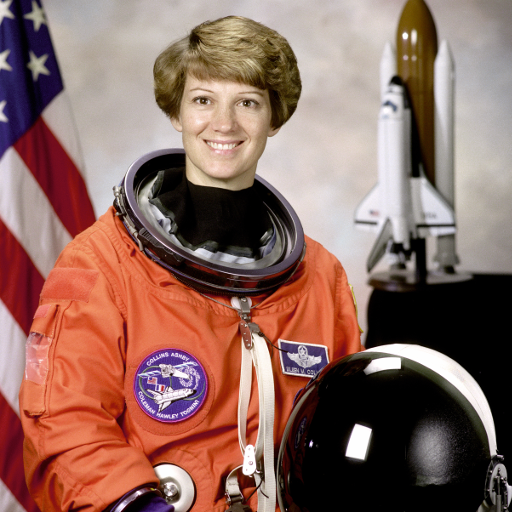
#> input picture skimage.data.astronaut(), 512 x 512 px
$ python -i common.py   (imports and definitions only)
#> lines starting #> are read from the running program, lines starting #| are printed output that depends on the picture
from __future__ import annotations

import argparse
from pathlib import Path

import cv2
import numpy as np
from skimage import data


ROOT_DIR = Path(__file__).resolve().parent
DATA_DIR = ROOT_DIR / "data"
OUTPUT_DIR = ROOT_DIR / "output"
BOW_DIR = DATA_DIR / "bow"
TRAFFIC_VIDEO_PATH = DATA_DIR / "traffic.mp4"
SURF_AVAILABLE = hasattr(cv2, "xfeatures2d") and hasattr(cv2.xfeatures2d, "SURF_create")
BRIEF_AVAILABLE = hasattr(cv2, "xfeatures2d") and hasattr(cv2.xfeatures2d, "BriefDescriptorExtractor_create")


# [4 lines left out: function parse_show_flag, not called in this run]


def to_uint8(image: np.ndarray) -> np.ndarray:
    if image.dtype == np.uint8:
        return image
    image_float = image.astype(np.float32)
    if float(image_float.min()) >= 0.0 and float(image_float.max()) <= 1.0:
        return np.clip(image_float * 255.0, 0, 255).astype(np.uint8)
    return np.clip(image_float, 0, 255).astype(np.uint8)


def ensure_color(image: np.ndarray) -> np.ndarray:
    image_uint8 = to_uint8(image)
    if image_uint8.ndim == 2:
        return cv2.cvtColor(image_uint8, cv2.COLOR_GRAY2BGR)
    return image_uint8


def save_image(path: Path, image: np.ndarray) -> Path:
    path.parent.mkdir(parents=True, exist_ok=True)
    if not cv2.imwrite(str(path), to_uint8(image)):
        raise OSError(f"Could not save image: {path}")
    print(f"Saved image: {path}")
    return path


# [25 lines left out: functions plot_bgr, plot_gray, finalize_figure, not called in this run]


def load_color_image(name: str) -> np.ndarray:
    ensure_demo_data()
    image = cv2.imread(str(DATA_DIR / name), cv2.IMREAD_COLOR)
    if image is None:
        raise FileNotFoundError(f"Could not read image: {DATA_DIR / name}")
    return image


# [6 lines left out: function load_gray_image, not called in this run]


def surf_label() -> str:
    return "SURF" if SURF_AVAILABLE else "SIFT fallback for SURF"


def brief_label() -> str:
    return "BRIEF" if BRIEF_AVAILABLE else "BRISK fallback for BRIEF"


def resize_for_demo(image: np.ndarray, width: int = 640) -> np.ndarray:
    image = ensure_color(image)
    scale = width / image.shape[1]
    height = max(1, int(round(image.shape[0] * scale)))
    return cv2.resize(image, (width, height), interpolation=cv2.INTER_AREA)


def affine_transform(image: np.ndarray, angle: float, scale: float, tx: float, ty: float) -> np.ndarray:
    height, width = image.shape[:2]
    center = (width / 2.0, height / 2.0)
    matrix = cv2.getRotationMatrix2D(center, angle, scale)
    matrix[0, 2] += tx
    matrix[1, 2] += ty
    return cv2.warpAffine(
        image,
        matrix,
        (width, height),
        flags=cv2.INTER_LINEAR,
        borderMode=cv2.BORDER_REFLECT101,
    )


def create_match_pair() -> None:
    ref_path = DATA_DIR / "match_scene_reference.png"
    query_path = DATA_DIR / "match_scene_query.png"
    if ref_path.exists() and query_path.exists():
        return

    reference = resize_for_demo(data.coffee(), width=720)
    query = affine_transform(reference, angle=8.0, scale=0.96, tx=18.0, ty=14.0)
    query = cv2.convertScaleAbs(query, alpha=1.03, beta=4)
    save_image(ref_path, reference)
    save_image(query_path, query)


def create_bow_dataset() -> None:
    classes = {
        "astronaut": resize_for_demo(data.astronaut(), width=360),
        "coffee": resize_for_demo(data.coffee(), width=360),
        "camera": resize_for_demo(data.camera(), width=360),
    }
#> in ensure_color, image_uint8 is the input picture: shape (512, 512, 3); mean R, G, B 141.6, 105.8, 96.5
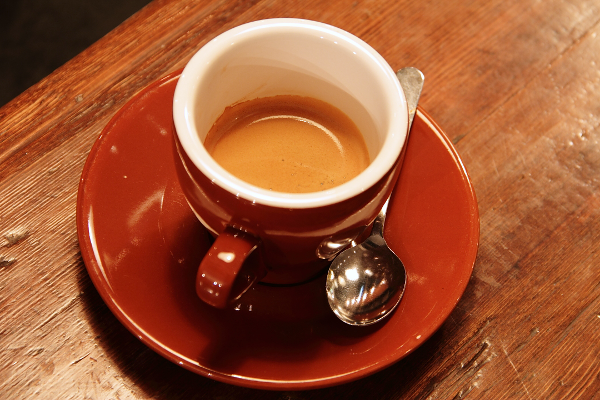
#> input picture skimage.data.coffee(), 600 x 400 px
#> call 2 of resize_for_demo, with width = 360
#> in ensure_color, image_uint8 is the input picture: shape (400, 600, 3); mean R, G, B 158.6, 85.8, 51.5
#> in resize_for_demo (call 2), `return cv2.resize(image, (width, height), interpolation=cv2.INTER_AREA)`:
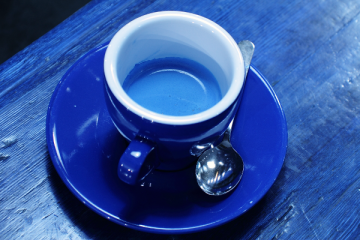
#> returned value: shape (240, 360, 3); mean of channels 0, 1, 2 158.6, 85.8, 51.5; drawn as B, G, R
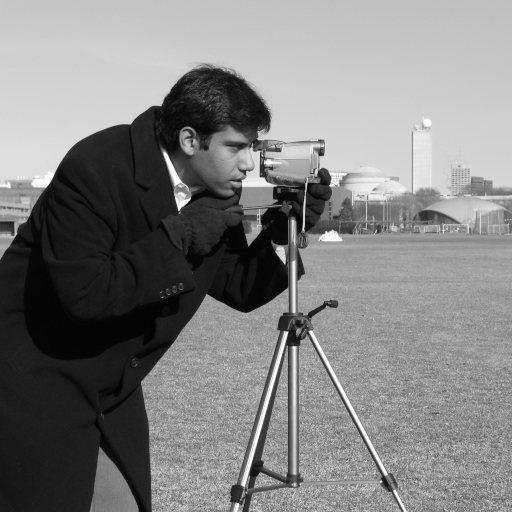
#> input picture skimage.data.camera(), 512 x 512 px
#> in ensure_color, image_uint8 is the input picture: shape (512, 512); min 0, max 255, mean 129.1
    transforms = [
        {"angle": 0.0, "scale": 1.00, "tx": 0.0, "ty": 0.0, "alpha": 1.00, "beta": 0},
        {"angle": 5.0, "scale": 0.98, "tx": 8.0, "ty": 6.0, "alpha": 1.02, "beta": 2},
        {"angle": -6.0, "scale": 1.03, "tx": -10.0, "ty": 4.0, "alpha": 0.98, "beta": -4},
        {"angle": 9.0, "scale": 0.95, "tx": 10.0, "ty": 10.0, "alpha": 1.04, "beta": 3},
    ]

    for class_name, base_image in classes.items():
        class_dir = BOW_DIR / class_name
        class_dir.mkdir(parents=True, exist_ok=True)
        for index, spec in enumerate(transforms, start=1):
            out_path = class_dir / f"{class_name}_{index:02d}.png"
            if out_path.exists():
                continue
            augmented = affine_transform(base_image, spec["angle"], spec["scale"], spec["tx"], spec["ty"])
            augmented = cv2.convertScaleAbs(augmented, alpha=spec["alpha"], beta=spec["beta"])
            save_image(out_path, augmented)
#> this loop made 3 passes
#> class_name on passes 1 to 3: 'astronaut', 'coffee', 'camera'
#| Saved image: lecture8/data/bow/astronaut/astronaut_01.png
#| Saved image: lecture8/data/bow/astronaut/astronaut_02.png
#| Saved image: lecture8/data/bow/astronaut/astronaut_03.png
#| Saved image: lecture8/data/bow/astronaut/astronaut_04.png
#| Saved image: lecture8/data/bow/coffee/coffee_01.png
#| Saved image: lecture8/data/bow/coffee/coffee_02.png
#| Saved image: lecture8/data/bow/coffee/coffee_03.png
#| Saved image: lecture8/data/bow/coffee/coffee_04.png
#| Saved image: lecture8/data/bow/camera/camera_01.png
#| Saved image: lecture8/data/bow/camera/camera_02.png
#> (further printed lines are left out)
#> pass 1, in save_image (call 2), `if not cv2.imwrite(str(path), to_uint8(image)):`:
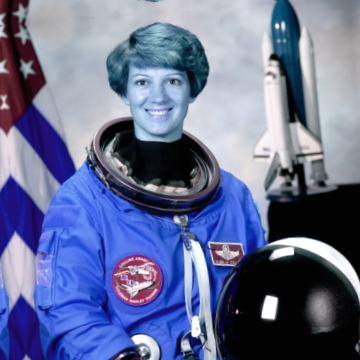
#> saved as astronaut_02.png: shape (360, 360, 3); mean B, G, R 148.5, 112.1, 103.2
#> pass 1, in save_image (call 3), `if not cv2.imwrite(str(path), to_uint8(image)):`:
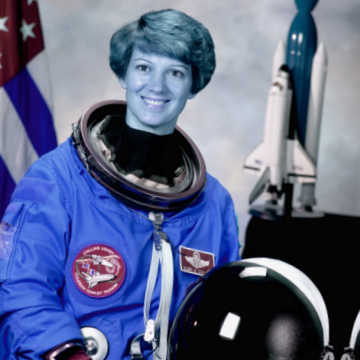
#> saved as astronaut_03.png: shape (360, 360, 3); mean B, G, R 136.3, 102.1, 92.3
#> pass 1, in save_image (call 4), `if not cv2.imwrite(str(path), to_uint8(image)):`:
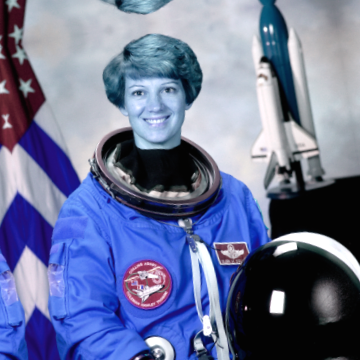
#> saved as astronaut_04.png: shape (360, 360, 3); mean B, G, R 153, 116.6, 107.7


def ensure_demo_data() -> None:
    DATA_DIR.mkdir(parents=True, exist_ok=True)
    OUTPUT_DIR.mkdir(parents=True, exist_ok=True)
    create_match_pair()
    create_bow_dataset()


def traffic_video_exists() -> bool:
    return TRAFFIC_VIDEO_PATH.exists()


# [76 lines left out: functions load_video_frame_pair, create_surf_detector, create_descriptor, resolved_descriptor_label, descriptor_norm, not called in this run]


def top_keypoints(keypoints: list[cv2.KeyPoint], max_points: int = 700) -> list[cv2.KeyPoint]:
    ranked = sorted(keypoints, key=lambda kp: kp.response, reverse=True)
    return ranked[:max_points]


# [64 lines left out: functions binary_ready_keypoints, detect_surf_keypoints, compute_descriptor, detect_and_compute_orb, ratio_test_matches, cross_check_matches, not called in this run]


def intersection_matches(matches_a: list[cv2.DMatch], matches_b: list[cv2.DMatch]) -> list[cv2.DMatch]:
    lookup = {(match.queryIdx, match.trainIdx): match for match in matches_b}
    return [match for match in matches_a if (match.queryIdx, match.trainIdx) in lookup]


# [50 lines left out: functions draw_matches, find_homography_from_matches, warp_corners, bow_image_paths, not called in this run]


def sift_descriptors(gray: np.ndarray) -> np.ndarray | None:
    _, descriptors = cv2.SIFT_create(nfeatures=500).detectAndCompute(gray, None)
    return descriptors


# [18 lines left out: functions build_bow_vocabulary, encode_bow_histogram, not called in this run]

>>> result = load_color_image('data/match_scene_query.png')
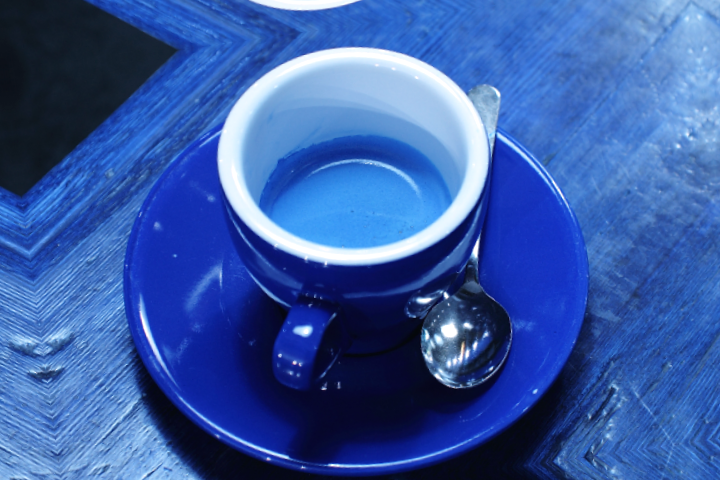
#> input picture lecture8/data/match_scene_query.png, 720 x 480 px, found by its file name
#> in load_color_image, image is the input picture: shape (480, 720, 3); mean B, G, R 165, 91.1, 55.6
